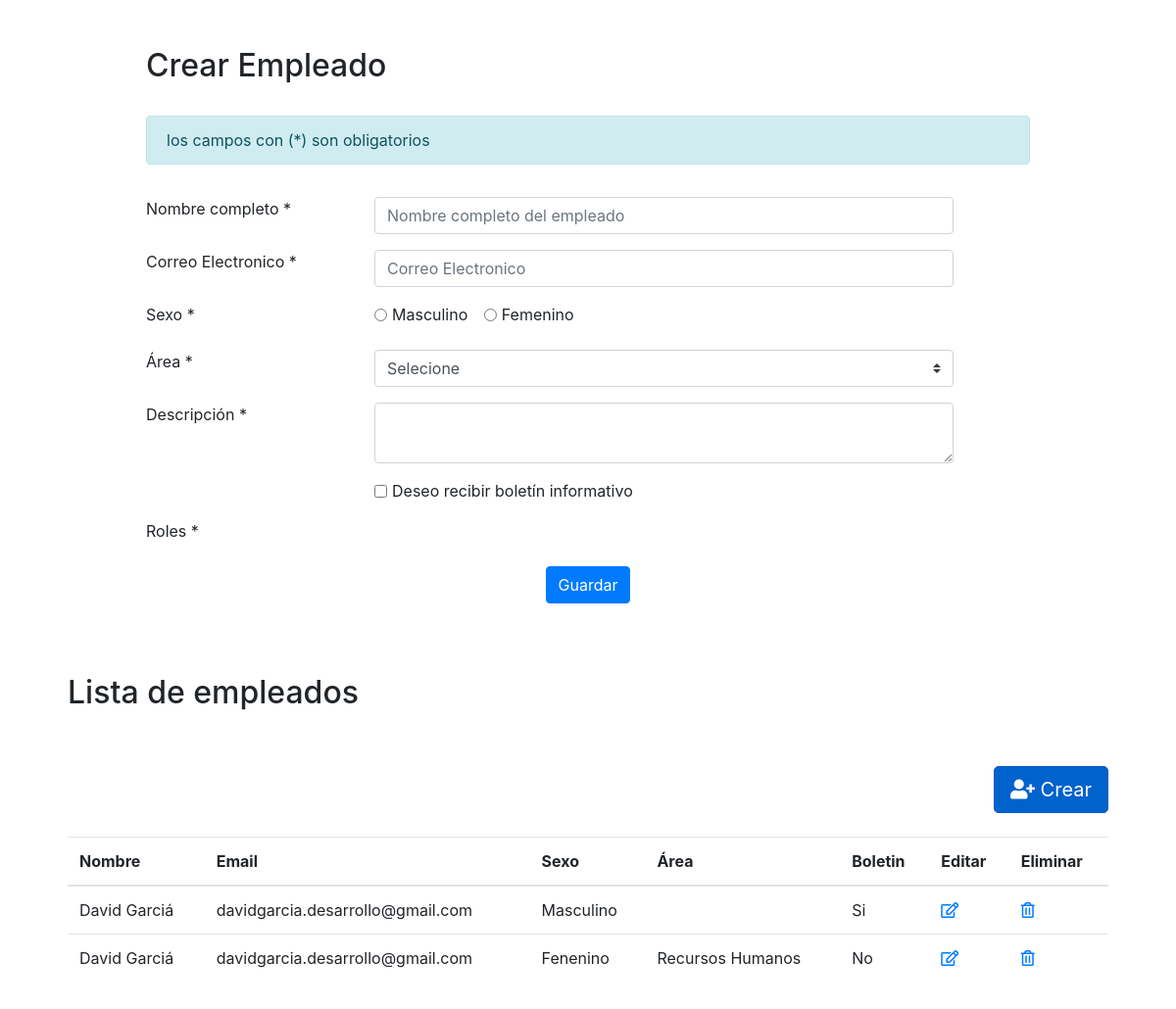
/, run on an earlier commit of the app's database.
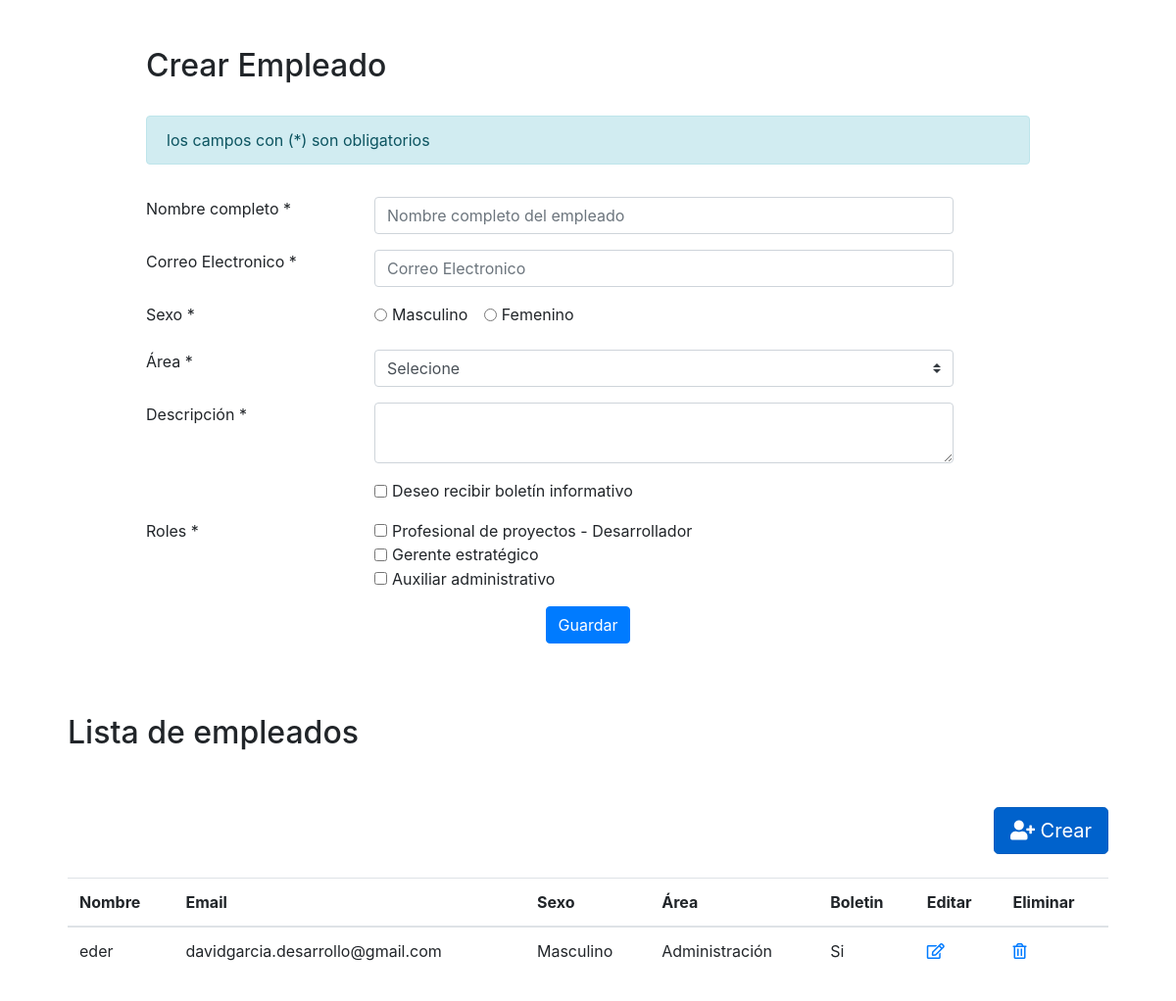
And on a later commit of the database.
### tables this page shows
CREATE TABLE `empleados` (
  `id_empleado` int(11) NOT NULL,
  `nombre` varchar(255) NOT NULL,
  `correo` varchar(255) NOT NULL,
  `sexo` char(1) NOT NULL,
  `id_area` int(11) NOT NULL,
  `boletin` int(11) NOT NULL,
  `descripcion` text NOT NULL
);

CREATE TABLE `rol` (
  `id_rol` int(11) NOT NULL,
  `nombre` varchar(255) NOT NULL
);

### db/database_utilities.php (called while the page is built, shortened)
<?php
$mysqli = new mysqli(DB_HOST,DB_USER,DB_PASSWORD,DB_DATABASE);
function get_empleado()
{
	global $mysqli, $result;
	$sql = 'SELECT * FROM  empleados';
	return $mysqli->query($sql);
}
function get_rol_empleado()
{
	global $mysqli, $result;
	$sql = 'SELECT * FROM  rol';
	return $mysqli->query($sql);
}
		?>

### index.php (the view, shortened to what this page needs)
<?php
include_once('db/database_utilities.php');
$rol = get_rol_empleado();
$empleado = get_empleado();
?>
<!doctype html>
<html class="no-js" lang="en">
<head>
    <link rel="stylesheet" href="css/style.css">
    <link rel="stylesheet" href="https://maxcdn.bootstrapcdn.com/bootstrap/4.0.0/css/bootstrap.min.css"
>
    <link rel="stylesheet" href="https://use.fontawesome.com/releases/v5.8.1/css/all.css"
>
</head>
<body>
    <div class="container">
        <div class="row d-flex justify-content-center">
            <div class="col-md-10 p-4">
                <div class="pt-4 pb-4">
                    <h1 class="h2">Crear Empleado</h1>
                </div>
                <div class="alert alert-info"> los campos con (*) son obligatorios</div>
                <form action="db/database_utilities.php" name="myemailform" id="myemailform" method="POST"
                    accept-charset="UTF-8">
                    <div class="form-group row">
                        <div class="col-8">
                        </div>
                    </div>
                    <div class="form-group row">
                        <div class="col-3">
                            <label for="nombre">Nombre completo *</label>
                        </div>
                        <div class="col-8">
                            <input type="text" class="form-control" id="nombre" name="nombre"
                                aria-describedby="emailHelp" placeholder="Nombre completo del empleado" required>
                        </div>
                    </div>
                    <div class="form-group row">
                        <div class="col-3">
                            <label for="correo">Correo Electronico *</label>
                        </div>
                        <div class="col-8">
                            <input type="email" class="form-control" id="correo" name="correo"
                                aria-describedby="emailHelp" placeholder="Correo Electronico" required>
                        </div>
                    </div>
                    <div class="form-group row">
                        <div class="col-3">
                            <label for="sexo">Sexo *</label>
                        </div>
                        <div class="col-8">
                            <div>
                                <div class="form-check form-check-inline">
                                    <input class="form-check-input" type="radio" name="sexo" id="inlineRadio1"
                                        value="M">
                                    <label class="form-check-label" for="inlineRadio1" required>Masculino</label>
                                </div>
                                <div class="form-check form-check-inline">
                                    <input class="form-check-input" type="radio" name="sexo" id="inlineRadio2"
                                        value="F">
                                    <label class="form-check-label" for="inlineRadio2">Femenino</label>
                                </div>
                            </div>
                        </div>
                    </div>
                    <div class="form-group row">
                        <div class="col-3">
                            <label class="" for="area">Área *</label>
                        </div>
                        <div class="col-8">
                            <select class="custom-select " id="id_area" name="id_area">
                                <option selected>Selecione</option>
                            </select>
                        </div>
                    </div>
                    <div class="form-group row">
                        <div class="col-3">
                            <label for="descripcion">Descripción *</label>
                        </div>
                        <div class="col-8">
                            <textarea type="text" class="form-control" id="descripcion" name="descripcion"
                                aria-describedby="emailHelp" placeholder="Descripcíon de la experiencia del empleado"
                                required> </textarea>
                        </div>
                    </div>
                    <div class="form-group row">
                        <div class="col-3">
                        </div>
                        <div class="col-8">
                            <div class="d-block">
                                <div class="form-check form-check-inline col-12 mt-0">
                                    <input class="form-check-input" type="checkbox" name="boletin" id="inlineRadio1"
                                        value="1">
                                    <label class="form-check-label" for="inlineRadio1" id="boletin">
                                        Deseo recibir boletín informativo
                                    </label>
                                </div>
                            </div>
                        </div>
                    </div>
                    <div class="form-group row">
                        <div class="col-3">
                            <label for="id_area">Roles *</label>
                        </div>
                        <div class="col-8">
                            <div class="d-block">
                                <?php while ($name_rol = $rol->fetch_assoc()) { ?>
                                <div class="form-check form-check-inline col-12 mt-0">
                                    <input class="form-check-input " type="checkbox" name="rol_id[]"
                                        id="inlineRadio1 rol_id"
                                        value="<?php echo utf8_decode($name_rol['id_rol']);  ?>">
                                    <label class="form-check-label"
                                        for="inlineRadio1"><?php echo utf8_encode(utf8_decode($name_rol['nombre'])); ?>
                                    </label>
                                </div>
                                <?php } ?>
                            </div>
                        </div>
                    </div>
                    <div class="d-flex justify-content-center">
                        <button type="submit" class="btn btn-primary " id="clic">Guardar</button>
                    </div>
                </form>
            </div>
        </div>
        <div class="container">
            <div class="row justify-content-cente">
                <div class="col-md-12 p-4">
                    <div class="pt-4 pb-4 ">
                        <h1 class="h2">Lista de empleados</h1>
                    </div>
                    <div class="pt-4 pb-4 d-flex flex-row-reverse">
                        <div id="irarriba"><a href="#" class="btn btn-primary btn-lg active" id="crear-btn"
                                role="button" aria-pressed="true"><i class="fas fa-user-plus"></i> Crear</a></div>
                    </div>
                    <table class="table">
                        <thead>
                            <tr>
                                <th scope="col">Nombre</th>
                                <th scope="col">Email</th>
                                <th scope="col">Sexo</th>
                                <th scope="col">Área</th>
                                <th scope="col">Boletin</th>
                                <th scope="col">Editar</th>
                                <th scope="col">Eliminar</th>
                            </tr>
                        </thead>
                        <tbody>
                            <?php while ($datos = $empleado->fetch_assoc()) { ?>
                            <tr>
                                <td><?php echo utf8_encode(utf8_decode($datos['nombre']));  ?></td>
                                <td><?php echo utf8_encode(utf8_decode($datos['correo']));  ?></td>
                                <td>
                                    <?php if( ($datos['sexo']) === "M") {
                                     echo ("Masculino");
                                }else{
                                    echo ("Fenenino");
                                }
                               ?>
                                </td>
                                <td>
                                    <?php if( ($datos['id_area']) === "1") {
                                     echo ("Administración");
                                }else if( ($datos['id_area']) === "2"){
                                    echo ("Contabilidad");
                                }else if( ($datos['id_area']) === "3"){
                                    echo ("Recursos Humanos");
                                }else if( ($datos['id_area']) === "4"){
                                    echo ("Servicios generales");
                                }else if( ($datos['id_area']) === "5"){
                                    echo ("Digital / Ingeniería");
                                }else if( ($datos['id_area']) === "6"){
                                    echo ("Arquitectura");
                                }
                               ?>
                                </td>
                                <td>
                                    <?php if( ($datos['boletin']) === "1") {
                                     echo ("Si");
                                }else{
                                    echo ("No");
                                }
                               ?>
                                </td>
                                <td>
                                    <a href="#editEmployeeModal" class="" data-toggle="modal" id="click"
                                        data-id="<?= $datos['id_empleado'] ?>"
                                        onclick="funciones_clic('<?= $datos['id_empleado'] ?>');"><i
                                            class="far fa-edit"></i> <span></span></a>
                                </td>
                                <td>
                                    <a href="#deleteEmployeeModal" data-id="<?= $datos['id_empleado'] ?>"
                                        onclick="eliminarDato('<?= $datos['id_empleado'] ?>');" class=" edit"
                                        data-toggle="modal"><i class="far fa-trash-alt" data-toggle="tooltip" title=""
                                            data-original-title="Edit"></i></a>
                                </td>
                            </tr>
                            <?php } ?>
                        </tbody>
                    </table>
                </div>
            </div>
        </div>
    </div>
</body>
</html>

What changed in the data, as far as the page shows it:
removed empleados: nombre "David Garciá", correo "davidgarcia.desarrollo@gmail.com", sexo "Masculino", boletin "Si"
removed empleados: nombre "David Garciá", correo "davidgarcia.desarrollo@gmail.com", sexo "Fenenino", shows "Recursos Humanos", boletin "No"
added rol: nombre "Profesional de proyectos - Desarrollador"
added rol: nombre "Gerente estratégico"
added rol: nombre "Auxiliar administrativo"
added empleados: nombre "eder", correo "davidgarcia.desarrollo@gmail.com", sexo "Masculino", shows "Administración", boletin "Si"
